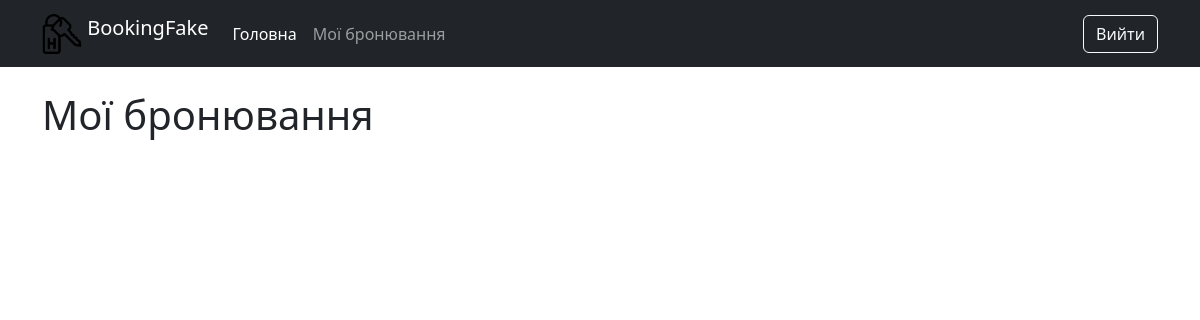
/my_bookings/ (signed in), run on an earlier commit of the app's database.
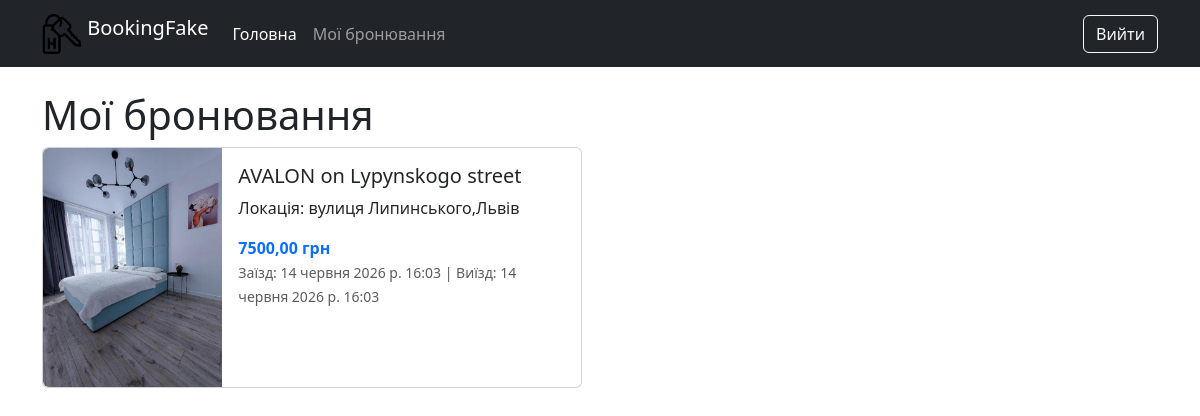
And on a later commit of the database.
### booking/models.py (models this page shows, shortened)
class Booking(models.Model):
    apartment = models.ForeignKey(Apartment, on_delete=models.CASCADE)
    check_in = models.DateTimeField()
    check_out = models.DateTimeField()
    name = models.CharField(max_length=50)
    surname = models.CharField(max_length=50)
    email = models.EmailField()
    phone = models.CharField(max_length=20)
    total_price = models.DecimalField(max_digits=10, decimal_places=2, default=0)
    created_at = models.DateTimeField(auto_now_add=True)
    user = models.ForeignKey(User, on_delete=models.CASCADE, null=True,blank=True)
    class Meta:
        verbose_name = 'Бронювання'
        verbose_name_plural = 'Бронювання'
        ordering = ['-created_at']

class Apartment(models.Model):
    TYPE_ROOM_CHOICES = [
        ('single', 'Одиночний номер'),
        ('double', 'Двомісний номер'),
        ('suite', 'Люкс'),
        ('family', 'Сімейний номер'),
        ('studio', 'Студія'),
        ('penthouse', 'Пентхаус'),
    ]
    title = models.CharField(max_length=100)
    location = models.CharField(max_length=255)
    image = models.ImageField(upload_to='apartment_images/', null=True, blank=True)
    description = models.TextField(null=True,blank=True)
    price = models.DecimalField(max_digits=10, decimal_places=2)
    capacity = models.IntegerField(default=1)
    type_room = models.CharField(max_length=50, choices=TYPE_ROOM_CHOICES, null=True,blank=True)
    class Meta:
        verbose_name = 'Апартаменти'
        verbose_name_plural = 'Апартаменти'
        ordering = ['title', 'price']

### booking/views.py (the view)
# urls.py: path('my_bookings/', views.my_bookings, name='my_bookings'),
@login_required
def my_bookings(request):
    bookings = Booking.objects.filter(user=request.user)
    return render(request, 'my_bookings.html', {'bookings': bookings})

### templates/my_bookings.html
{% extends 'base.html' %}
{% block content %}
    <h1>Мої бронювання</h1>
    {% for booking in bookings %}
        <div class="card mb-3" style="max-width: 540px;">
        <div class="row g-0">
            <div class="col-md-4">
            {% if booking.apartment.image %}
                <img src="{{booking.apartment.image.url}}" class="img-fluid rounded-start" alt="...">
            {% endif %}
            </div>
            <div class="col-md-8">
            <div class="card-body">
                <h5 class="card-title">{{booking.apartment.title}}</h5>
                <p class="card-text">Локація: {{booking.apartment.location}}</p>
                <span class="fw-bold text-primary">{{booking.apartment.price}} грн</span>
                <p class="card-text"><small class="text-muted">Заїзд: {{booking.check_in}} | Виїзд: {{booking.check_out}}</small></p>
            </div>
            </div>
        </div>
        </div>
    {% endfor %}
{% endblock content %}

What changed in the data, as far as the page shows it:
added Booking: apartment.image (picture), apartment "AVALON on Lypynskogo street", apartment.location "вулиця Липинського,Львів", apartment.price "7500,00", check_in "14 червня 2026 р. 16:03", check_out "14 червня 2026 р. 16:03"
